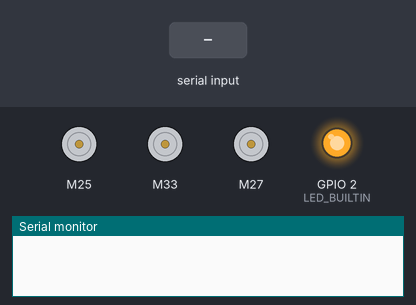
A sketch run on a simulated ESP32. Shown: 3 × DC motor (green arrow = forward, orange = backward, longer = faster), output pins drawn as LEDs (lit = HIGH), the last lines printed to the serial monitor. The inputs (shaded band) are chosen by the test bench.

Above: at 0.1 s.
At 6.2 s:
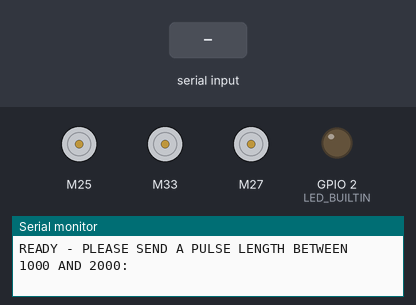
6.3 s: "90,45\n" received over Serial
Timing chart, 0 to 9.3 s (numbered marks = the images above; inputs shaded):
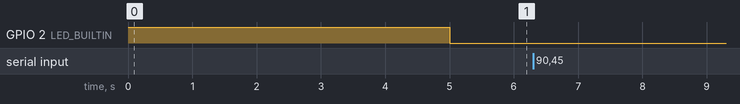

The sketch:

Thruster_test.ino
```cpp
#include <ESP32Servo.h>   // ESP32Servo library installed by Library Manager
#include <ESC.h>          // RC_ESP library installed by Library Manager

// Customize here pulse lengths as needed
#define MIN_SPEED 1000    // minimum pulse length in µs
#define MAX_SPEED 2000    // maximum pulse length in µs

#define ESC_PIN_A 25      // connected to ESC control wire
#define ESC_PIN_B 33
#define ESC_PIN_C 27
#define LED_BUILTIN (2)   // not defaulted properly for ESP32s/you must define it

ESC motA(ESC_PIN_A,1000,2000,500);  // ESC_Name(PIN, Minimum Value, Maximum Value, Arm Value)
ESC motB(ESC_PIN_B,1000,2000,500);
ESC motC(ESC_PIN_C,1000,2000,500);

int data;                 // data received from Serial

/**
 * Initialization routine
 */
void setup() {
    Serial.begin(9600);               // set Serial Monitor to 9600 baud

    pinMode(ESC_PIN_A,OUTPUT);
    pinMode(ESC_PIN_B,OUTPUT);
    pinMode(ESC_PIN_C,OUTPUT);
    pinMode(LED_BUILTIN,OUTPUT);

    digitalWrite(LED_BUILTIN,HIGH);   // set LED to ON to indicate arming
    motA.arm();                       // send the Arm command to ESC
    motB.arm();
    motC.arm();

    delay(5000);
    digitalWrite(LED_BUILTIN,LOW);    // set LED to OFF to indicate arming completed

    displayInstructions();
}

/**
 * Main function
 */
void loop() {
    if (Serial.available() > 0) {
        data = Serial.parseInt();

            if (data >= MIN_SPEED && data <= MAX_SPEED) {
                Serial.println(data);
                motA.speed(data);
                motB.speed(data);
                motC.speed(data);
            } else {
                Serial.println("INVALID PULSE LENGTH");
            }

    }
//    motC.speed(1140); // middle
//    motB.speed(1000); // right
//    motA.speed(1000); // left
//    delay(5000);
//    motC.speed(1000);
//    motB.speed(1140);
//    motA.speed(1000);
//    delay(5000);
//    motC.speed(1000);
//    motB.speed(1000);
//    motA.speed(1140);
//    delay(5000);
}

/**
 * Displays instructions to user
 */
void displayInstructions() {
    Serial.print("READY - PLEASE SEND A PULSE LENGTH BETWEEN ");
    Serial.print(MIN_SPEED);
    Serial.print(" AND ");
    Serial.print(MAX_SPEED);
    Serial.println(":");
}
```
